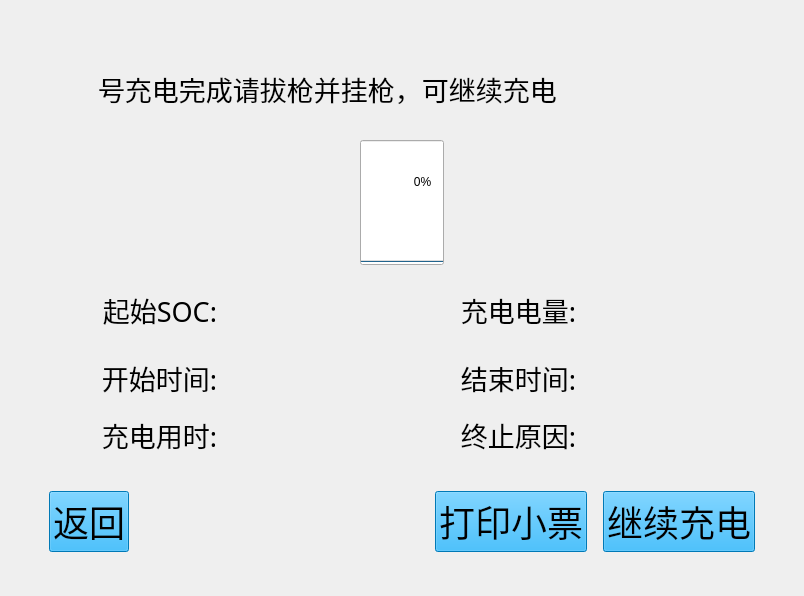
<?xml version="1.0" encoding="UTF-8"?>
<ui version="4.0">
 <class>ChargeReportFinish</class>
 <widget class="QWidget" name="ChargeReportFinish">
  <property name="geometry">
   <rect>
    <x>0</x>
    <y>0</y>
    <width>804</width>
    <height>596</height>
   </rect>
  </property>
  <property name="windowTitle">
   <string>Form</string>
  </property>
  <layout class="QHBoxLayout" name="horizontalLayout_8">
   <property name="sizeConstraint">
    <enum>QLayout::SetMinAndMaxSize</enum>
   </property>
   <property name="leftMargin">
    <number>40</number>
   </property>
   <property name="topMargin">
    <number>45</number>
   </property>
   <property name="rightMargin">
    <number>40</number>
   </property>
   <property name="bottomMargin">
    <number>35</number>
   </property>
   <item>
    <widget class="QWidget" name="widget" native="true">
     <property name="maximumSize">
      <size>
       <width>16777215</width>
       <height>16777215</height>
      </size>
     </property>
     <property name="styleSheet">
      <string notr="true">border-image: \*url();
border-image: url(:/background1.png);</string>
     </property>
     <layout class="QHBoxLayout" name="horizontalLayout_7">
      <property name="sizeConstraint">
       <enum>QLayout::SetMinAndMaxSize</enum>
      </property>
      <item>
       <layout class="QVBoxLayout" name="verticalLayout_2">
        <property name="sizeConstraint">
         <enum>QLayout::SetMinAndMaxSize</enum>
        </property>
        <item>
         <layout class="QHBoxLayout" name="horizontalLayout_5">
          <property name="sizeConstraint">
           <enum>QLayout::SetMinAndMaxSize</enum>
          </property>
         </layout>
        </item>
        <item>
         <layout class="QVBoxLayout" name="verticalLayout" stretch="1,11,3,1">
          <property name="spacing">
           <number>6</number>
          </property>
          <property name="sizeConstraint">
           <enum>QLayout::SetMinAndMaxSize</enum>
          </property>
          <item>
           <layout class="QHBoxLayout" name="horizontalLayout" stretch="1,1,9,6,3">
            <property name="sizeConstraint">
             <enum>QLayout::SetMinAndMaxSize</enum>
            </property>
            <item>
             <spacer name="horizontalSpacer">
              <property name="orientation">
               <enum>Qt::Horizontal</enum>
              </property>
              <property name="sizeHint" stdset="0">
               <size>
                <width>40</width>
                <height>20</height>
               </size>
              </property>
             </spacer>
            </item>
            <item>
             <widget class="QLabel" name="labelCANID">
              <property name="styleSheet">
               <string notr="true">font: 20pt &quot;Sans Serif&quot;;
color: rgb(255, 255, 255);
border-image: \*url();
text-decoration: underline;</string>
              </property>
              <property name="frameShape">
               <enum>QFrame::NoFrame</enum>
              </property>
              <property name="frameShadow">
               <enum>QFrame::Sunken</enum>
              </property>
              <property name="text">
               <string/>
              </property>
              <property name="alignment">
               <set>Qt::AlignCenter</set>
              </property>
             </widget>
            </item>
            <item>
             <widget class="QLabel" name="labelEndTime_2">
              <property name="font">
               <font>
                <family>Sans Serif</family>
                <pointsize>20</pointsize>
                <weight>50</weight>
                <italic>false</italic>
                <bold>false</bold>
               </font>
              </property>
              <property name="styleSheet">
               <string notr="true">font: 20pt &quot;Sans Serif&quot;;
color: rgb(255, 255, 255);
border-image: \*url();</string>
              </property>
              <property name="text">
               <string>号充电完成请拔枪并挂枪，可继续充电</string>
              </property>
              <property name="alignment">
               <set>Qt::AlignLeading|Qt::AlignLeft|Qt::AlignVCenter</set>
              </property>
             </widget>
            </item>
            <item>
             <spacer name="horizontalSpacer_2">
              <property name="orientation">
               <enum>Qt::Horizontal</enum>
              </property>
              <property name="sizeHint" stdset="0">
               <size>
                <width>40</width>
                <height>20</height>
               </size>
              </property>
             </spacer>
            </item>
            <item>
             <widget class="TimeLimit" name="timeLimit" native="true"/>
            </item>
           </layout>
          </item>
          <item>
           <layout class="QHBoxLayout" name="horizontalLayout_4" stretch="2,1,2">
            <property name="sizeConstraint">
             <enum>QLayout::SetMinAndMaxSize</enum>
            </property>
            <item>
             <spacer name="horizontalSpacer_4">
              <property name="orientation">
               <enum>Qt::Horizontal</enum>
              </property>
              <property name="sizeHint" stdset="0">
               <size>
                <width>40</width>
                <height>20</height>
               </size>
              </property>
             </spacer>
            </item>
            <item>
             <widget class="QWidget" name="widget_2" native="true">
              <property name="minimumSize">
               <size>
                <width>100</width>
                <height>150</height>
               </size>
              </property>
              <property name="maximumSize">
               <size>
                <width>100</width>
                <height>150</height>
               </size>
              </property>
              <property name="styleSheet">
               <string notr="true">border-image: url(:/battery.png);</string>
              </property>
              <layout class="QHBoxLayout" name="horizontalLayout_3">
               <property name="sizeConstraint">
                <enum>QLayout::SetMinAndMaxSize</enum>
               </property>
               <item>
                <widget class="QProgressBar" name="progressBar">
                 <property name="sizePolicy">
                  <sizepolicy hsizetype="Preferred" vsizetype="Preferred">
                   <horstretch>0</horstretch>
                   <verstretch>0</verstretch>
                  </sizepolicy>
                 </property>
                 <property name="minimumSize">
                  <size>
                   <width>84</width>
                   <height>125</height>
                  </size>
                 </property>
                 <property name="maximumSize">
                  <size>
                   <width>84</width>
                   <height>120</height>
                  </size>
                 </property>
                 <property name="styleSheet">
                  <string notr="true">border-image: \*url();
selection-background-color: rgb(0, 255, 0);
background-color: rgb(215, 248, 211);
font: 19pt &quot;Sans Serif&quot;;</string>
                 </property>
                 <property name="value">
                  <number>0</number>
                 </property>
                 <property name="alignment">
                  <set>Qt::AlignCenter</set>
                 </property>
                 <property name="orientation">
                  <enum>Qt::Vertical</enum>
                 </property>
                 <property name="textDirection">
                  <enum>QProgressBar::TopToBottom</enum>
                 </property>
                </widget>
               </item>
              </layout>
             </widget>
            </item>
            <item>
             <spacer name="horizontalSpacer_5">
              <property name="orientation">
               <enum>Qt::Horizontal</enum>
              </property>
              <property name="sizeHint" stdset="0">
               <size>
                <width>40</width>
                <height>20</height>
               </size>
              </property>
             </spacer>
            </item>
           </layout>
          </item>
          <item>
           <layout class="QHBoxLayout" name="horizontalLayout_6" stretch="16">
            <property name="sizeConstraint">
             <enum>QLayout::SetMinAndMaxSize</enum>
            </property>
            <item>
             <layout class="QGridLayout" name="gridLayout" columnstretch="0,0,0,0">
              <property name="sizeConstraint">
               <enum>QLayout::SetMinAndMaxSize</enum>
              </property>
              <property name="horizontalSpacing">
               <number>12</number>
              </property>
              <item row="1" column="1">
               <widget class="QLabel" name="labelStartSOC">
                <property name="styleSheet">
                 <string notr="true">color: rgb(255, 255, 255);
font: 17pt &quot;Sans Serif&quot;;
text-decoration: underline;
border-image: \*url();</string>
                </property>
                <property name="frameShape">
                 <enum>QFrame::NoFrame</enum>
                </property>
                <property name="frameShadow">
                 <enum>QFrame::Sunken</enum>
                </property>
                <property name="text">
                 <string/>
                </property>
                <property name="alignment">
                 <set>Qt::AlignLeading|Qt::AlignLeft|Qt::AlignVCenter</set>
                </property>
               </widget>
              </item>
              <item row="3" column="1">
               <widget class="QLabel" name="labelChargingTime">
                <property name="styleSheet">
                 <string notr="true">color: rgb(255, 255, 255);
font: 17pt &quot;Sans Serif&quot;;
text-decoration: underline;
border-image: \*url();</string>
                </property>
                <property name="frameShape">
                 <enum>QFrame::NoFrame</enum>
                </property>
                <property name="frameShadow">
                 <enum>QFrame::Sunken</enum>
                </property>
                <property name="text">
                 <string/>
                </property>
                <property name="alignment">
                 <set>Qt::AlignLeading|Qt::AlignLeft|Qt::AlignTop</set>
                </property>
               </widget>
              </item>
              <item row="1" column="0">
               <widget class="QLabel" name="labelStartSOC1">
                <property name="font">
                 <font>
                  <family>Sans Serif</family>
                  <pointsize>20</pointsize>
                  <weight>50</weight>
                  <italic>false</italic>
                  <bold>false</bold>
                 </font>
                </property>
                <property name="styleSheet">
                 <string notr="true">font: 20pt &quot;Sans Serif&quot;;
color: rgb(0, 0, 0);
border-image: \*url();</string>
                </property>
                <property name="text">
                 <string>起始SOC:</string>
                </property>
                <property name="alignment">
                 <set>Qt::AlignRight|Qt::AlignTrailing|Qt::AlignVCenter</set>
                </property>
               </widget>
              </item>
              <item row="1" column="2">
               <widget class="QLabel" name="labelChargingEnergy1">
                <property name="font">
                 <font>
                  <family>Sans Serif</family>
                  <pointsize>20</pointsize>
                  <weight>50</weight>
                  <italic>false</italic>
                  <bold>false</bold>
                 </font>
                </property>
                <property name="styleSheet">
                 <string notr="true">font: 20pt &quot;Sans Serif&quot;;
color: rgb(0, 0, 0);
border-image: \*url();</string>
                </property>
                <property name="text">
                 <string>充电电量:</string>
                </property>
                <property name="alignment">
                 <set>Qt::AlignRight|Qt::AlignTrailing|Qt::AlignVCenter</set>
                </property>
               </widget>
              </item>
              <item row="1" column="3">
               <widget class="QLabel" name="labelChargingEnergy">
                <property name="styleSheet">
                 <string notr="true">color: rgb(255, 255, 255);
font: 17pt &quot;Sans Serif&quot;;
text-decoration: underline;
border-image: \*url();</string>
                </property>
                <property name="frameShape">
                 <enum>QFrame::NoFrame</enum>
                </property>
                <property name="frameShadow">
                 <enum>QFrame::Sunken</enum>
                </property>
                <property name="text">
                 <string/>
                </property>
                <property name="alignment">
                 <set>Qt::AlignLeading|Qt::AlignLeft|Qt::AlignVCenter</set>
                </property>
               </widget>
              </item>
              <item row="2" column="0">
               <widget class="QLabel" name="labelStartTime1">
                <property name="font">
                 <font>
                  <family>Sans Serif</family>
                  <pointsize>20</pointsize>
                  <weight>50</weight>
                  <italic>false</italic>
                  <bold>false</bold>
                 </font>
                </property>
                <property name="styleSheet">
                 <string notr="true">font: 20pt &quot;Sans Serif&quot;;
color: rgb(0, 0, 0);
border-image: \*url();</string>
                </property>
                <property name="text">
                 <string>开始时间:</string>
                </property>
                <property name="alignment">
                 <set>Qt::AlignRight|Qt::AlignTrailing|Qt::AlignVCenter</set>
                </property>
               </widget>
              </item>
              <item row="2" column="1">
               <widget class="QLabel" name="labelStartTime">
                <property name="styleSheet">
                 <string notr="true">color: rgb(255, 255, 255);
font: 17pt &quot;Sans Serif&quot;;
text-decoration: underline;
border-image: \*url();</string>
                </property>
                <property name="frameShape">
                 <enum>QFrame::NoFrame</enum>
                </property>
                <property name="frameShadow">
                 <enum>QFrame::Sunken</enum>
                </property>
                <property name="text">
                 <string/>
                </property>
                <property name="alignment">
                 <set>Qt::AlignLeading|Qt::AlignLeft|Qt::AlignVCenter</set>
                </property>
               </widget>
              </item>
              <item row="3" column="0">
               <widget class="QLabel" name="labelChargingTime1">
                <property name="font">
                 <font>
                  <family>Sans Serif</family>
                  <pointsize>20</pointsize>
                  <weight>50</weight>
                  <italic>false</italic>
                  <bold>false</bold>
                 </font>
                </property>
                <property name="styleSheet">
                 <string notr="true">font: 20pt &quot;Sans Serif&quot;;
color: rgb(0, 0, 0);
border-image: \*url();</string>
                </property>
                <property name="text">
                 <string>充电用时:</string>
                </property>
                <property name="alignment">
                 <set>Qt::AlignRight|Qt::AlignTop|Qt::AlignTrailing</set>
                </property>
               </widget>
              </item>
              <item row="3" column="2">
               <widget class="QLabel" name="labelSuspendReason1">
                <property name="font">
                 <font>
                  <family>Sans Serif</family>
                  <pointsize>20</pointsize>
                  <weight>50</weight>
                  <italic>false</italic>
                  <bold>false</bold>
                 </font>
                </property>
                <property name="styleSheet">
                 <string notr="true">font: 20pt &quot;Sans Serif&quot;;
color: rgb(0, 0, 0);
border-image: \*url();</string>
                </property>
                <property name="text">
                 <string>终止原因:</string>
                </property>
                <property name="alignment">
                 <set>Qt::AlignRight|Qt::AlignTop|Qt::AlignTrailing</set>
                </property>
               </widget>
              </item>
              <item row="3" column="3">
               <widget class="QLabel" name="labelSuspendReason">
                <property name="minimumSize">
                 <size>
                  <width>0</width>
                  <height>70</height>
                 </size>
                </property>
                <property name="maximumSize">
                 <size>
                  <width>179</width>
                  <height>16777215</height>
                 </size>
                </property>
                <property name="styleSheet">
                 <string notr="true">color: rgb(255, 255, 255);
font: 17pt &quot;Sans Serif&quot;;
text-decoration: underline;
border-image: \*url();</string>
                </property>
                <property name="frameShape">
                 <enum>QFrame::NoFrame</enum>
                </property>
                <property name="frameShadow">
                 <enum>QFrame::Sunken</enum>
                </property>
                <property name="text">
                 <string/>
                </property>
                <property name="alignment">
                 <set>Qt::AlignLeading|Qt::AlignLeft|Qt::AlignTop</set>
                </property>
               </widget>
              </item>
              <item row="2" column="2">
               <widget class="QLabel" name="labelEndTime1">
                <property name="font">
                 <font>
                  <family>Sans Serif</family>
                  <pointsize>20</pointsize>
                  <weight>50</weight>
                  <italic>false</italic>
                  <bold>false</bold>
                 </font>
                </property>
                <property name="styleSheet">
                 <string notr="true">font: 20pt &quot;Sans Serif&quot;;
color: rgb(0, 0, 0);
border-image: \*url();</string>
                </property>
                <property name="text">
                 <string>结束时间:</string>
                </property>
                <property name="alignment">
                 <set>Qt::AlignRight|Qt::AlignTrailing|Qt::AlignVCenter</set>
                </property>
               </widget>
              </item>
              <item row="2" column="3">
               <widget class="QLabel" name="labelEndTime">
                <property name="styleSheet">
                 <string notr="true">color: rgb(255, 255, 255);
font: 17pt &quot;Sans Serif&quot;;
text-decoration: underline;
border-image: \*url();</string>
                </property>
                <property name="frameShape">
                 <enum>QFrame::NoFrame</enum>
                </property>
                <property name="frameShadow">
                 <enum>QFrame::Sunken</enum>
                </property>
                <property name="text">
                 <string/>
                </property>
                <property name="alignment">
                 <set>Qt::AlignLeading|Qt::AlignLeft|Qt::AlignVCenter</set>
                </property>
               </widget>
              </item>
             </layout>
            </item>
           </layout>
          </item>
          <item>
           <layout class="QHBoxLayout" name="horizontalLayout_2" stretch="1,6,0,1">
            <property name="spacing">
             <number>16</number>
            </property>
            <property name="sizeConstraint">
             <enum>QLayout::SetMinAndMaxSize</enum>
            </property>
            <item>
             <widget class="QPushButton" name="buttonSave">
              <property name="focusPolicy">
               <enum>Qt::NoFocus</enum>
              </property>
              <property name="styleSheet">
               <string notr="true">QPushButton { background-color: rgb(0, 170, 255); color: rgb(0, 0, 0); } 
QPushButton:hover:pressed{ background-color: rgb(0,0,127); color:rgb(255, 255, 255);} 
QPushButton:hover:!pressed{ background-color: rgb(0, 170, 255); color: rgb(0, 0, 0); }
QPushButton {font: 27pt ; } </string>
              </property>
              <property name="text">
               <string>返回</string>
              </property>
             </widget>
            </item>
            <item>
             <spacer name="horizontalSpacer_3">
              <property name="orientation">
               <enum>Qt::Horizontal</enum>
              </property>
              <property name="sizeHint" stdset="0">
               <size>
                <width>238</width>
                <height>20</height>
               </size>
              </property>
             </spacer>
            </item>
            <item>
             <widget class="QPushButton" name="buttonPrintTicket">
              <property name="focusPolicy">
               <enum>Qt::NoFocus</enum>
              </property>
              <property name="styleSheet">
               <string notr="true">QPushButton { background-color: rgb(0, 170, 255); color: rgb(0, 0, 0); } 
QPushButton:hover:pressed{ background-color: rgb(0,0,127); color:rgb(255, 255, 255);} 
QPushButton:hover:!pressed{ background-color: rgb(0, 170, 255); color: rgb(0, 0, 0); }
QPushButton {font: 27pt ; } </string>
              </property>
              <property name="text">
               <string>打印小票</string>
              </property>
             </widget>
            </item>
            <item>
             <widget class="QPushButton" name="buttonStartCharging">
              <property name="focusPolicy">
               <enum>Qt::NoFocus</enum>
              </property>
              <property name="styleSheet">
               <string notr="true">QPushButton { background-color: rgb(0, 170, 255); color: rgb(0, 0, 0); } 
QPushButton:hover:pressed{ background-color: rgb(0,0,127); color:rgb(255, 255, 255);} 
QPushButton:hover:!pressed{ background-color: rgb(0, 170, 255); color: rgb(0, 0, 0); }
QPushButton {font: 27pt ; } </string>
              </property>
              <property name="text">
               <string>继续充电</string>
              </property>
             </widget>
            </item>
           </layout>
          </item>
         </layout>
        </item>
       </layout>
      </item>
     </layout>
    </widget>
   </item>
  </layout>
 </widget>
 <customwidgets>
  <customwidget>
   <class>TimeLimit</class>
   <extends>QWidget</extends>
   <header>TimeLimit.h</header>
  </customwidget>
 </customwidgets>
 <resources/>
 <connections/>
</ui>
